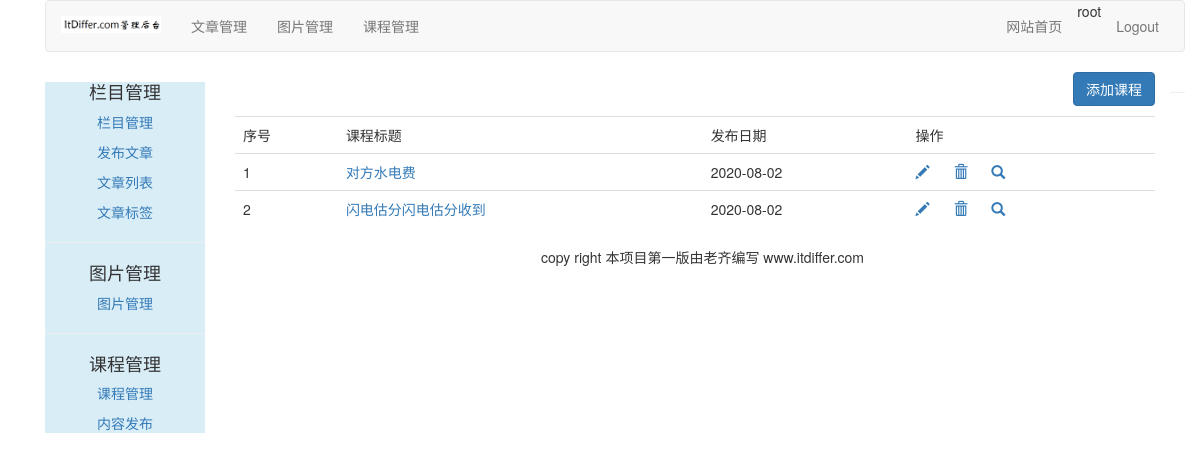
The app's page /course/manage-course/ (signed in), older data.
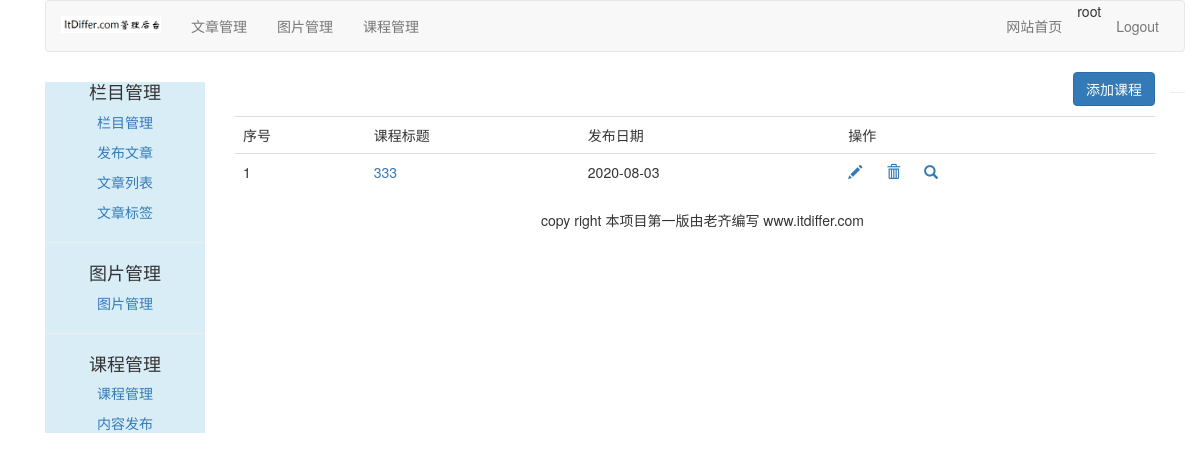
The same page, newer data.
### course/models.py (models this page shows, shortened)
class Course(models.Model):
    user = models.ForeignKey(User, on_delete=models.CASCADE, related_name='courses_user')
    title = models.CharField(max_length=200)
    slug = models.SlugField(max_length=200, unique=True)
    overview = models.TextField()
    created = models.DateTimeField(auto_now_add=True)
    student = models.ManyToManyField(User, related_name="courses_joined", blank=True)
    class Meta:
        ordering = ('-created',)

### course/views.py (the view)
# urls.py: path('manage-course/', ManageCourseListView.as_view(), name="manage_course"),
class ManageCourseListView(UserCourseMixin, ListView):
    context_object_name = "courses"
    template_name = 'course/manage/manage_course_list.html'

### course/views.py (called while the page is built)
    def get_queryset(self):
        qs = super(UserMixin, self).get_queryset()
        return qs.filter(user=self.request.user)

### templates/course/manage/manage_course_list.html (shortened to what this page needs)
{% extends "article/base.html" %}
{% load static %}
{% block content %}
<div>
    <div class='text-right'>
        <a href="{% url 'course:create_course' %}">
            <button type="button" class="btn btn-primary">添加课程</button>
        </a>
    </div>
    <table class="table table-hover" style="margin-top:10px">
        <tr>
            <td>序号</td>
            <td>课程标题</td>
            <td>发布日期</td>
            <td>操作</td>
        </tr>
        {% for course in courses %}
        <tr id={{ forloop.counter }}>
            <td>{{ forloop.counter }}</td>
            <td><a href="{% url 'course:lessons_list' course.id %}">{{ course.title }}</td>
            <td>{{ course.created|date:"Y-m-d" }}</td>
            <td>
                                    <a name="edit" href="javascript:" onclick="edit_course(this, {{ course.id }})">
                    <span class="glyphicon glyphicon-pencil"></span></a>
                <a class="delete" nane="delete" href="{% url 'course:delete_course' course.id %}">
                    <span class="glyphicon glyphicon-trash" style="margin-left:20px;"></span></a>
                <a href="{% url 'course:list_lessons' course.id %}">
                    <span class="glyphicon glyphicon-search" style="margin-left:20px;">
                </span></a>
            </td>
        </tr>
        {% endfor %}
    </table>
</div>
{% endblock %}

Row changes from the older to the newer data that the page shows:
removed Course: title "对方水电费", created "2020-08-02"
removed Course: title "闪电估分闪电估分收到", created "2020-08-02"
added Course: title "333", created "2020-08-03"
